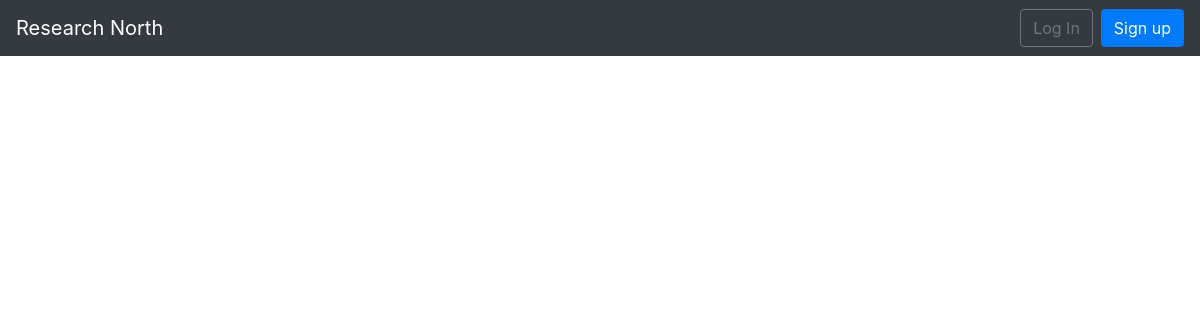
/list/, run on an earlier commit of the app's database.
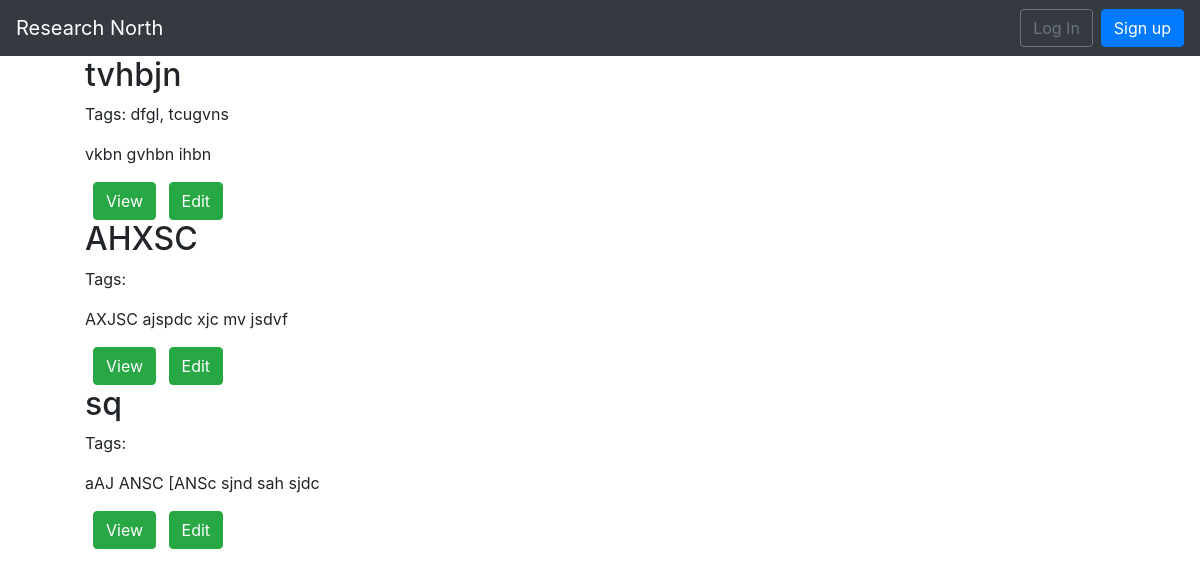
And on a later commit of the database.
### pages/models.py (models this page shows, shortened)
class CreateScribe(models.Model):
   Interest = models.CharField(max_length=50, choices=Research_Areas, default="")
   title = models.CharField(max_length=250)
   body = models.TextField()
   author = models.ForeignKey(CustomUser, on_delete=models.CASCADE)
   tags = TaggableManager()

### pages/views.py (the view)
# urls.py: path('list/', ListPageView.as_view(), name='list'),
class ListPageView(ListView):
    model = CreateScribe
    template_name = 'list.html'
    context_object_name = 'all_posts_lists'

### templates/list.html
{% extends 'base.html' %}
{% block content %}
 <ul>
 {% for page in all_posts_lists %}
   <div class="post-entry">
    <h2>{{ page.title }}</a></h2>
    <p class="tags">Tags: {{ page.tags.all|join:", "}}</p>
     <p> {{ page.body }}</p>
    </div>
    <a class="btn btn-success ml-2" href ="{% url 'about' page.pk %}" role="button">View</a> <a class="btn btn-success ml-2" href="{% url 'edit' page.pk %}">Edit </a>
 {% endfor %}
</ul>
{% endblock content %}

### templates/base.html (shortened to what this page needs)
<!DOCTYPE html>
{% load static %}
<html>
<head>
  <link rel="stylesheet" href="https://stackpath.bootstrapcdn.com/bootstrap/4.5.0/css/bootstrap.min.css">
</head>
<body>
  <nav class="navbar navbar-expand-lg navbar-dark bg-dark">
    <a class="navbar-brand" href="{% url 'home' %}">Research North</a>
    <div class="collapse navbar-collapse" id="navbarSupportedContent">
      {% if user.is_authenticated %}
        <ul class="navbar-nav ml-auto">
            <a class="nav-link dropdown-toggle" href="#" id="navbarDropdown" role="button" data-toggle="dropdown" aria-haspopup="true" aria-expanded="false">
              {{ user.username }}
            </a>
            <div class="dropdown-menu dropdown-menu-lg-right" aria-labelledby="navbarDropdown">
              <a class="dropdown-item"
              href="{% url 'password_change' %}">Change password</a>
              <div class="dropdown-divider"></div>
              <a class="dropdown-item" href="{% url 'logout' %}">
              Log Out</a>
            </div>
          </li>
        </ul>
      {% else %}
        <form class="form-inline ml-auto">
          <a href="{% url 'login' %}" class="btn btn-outline-secondary">
          Log In</a>
          <a href="{% url 'signup' %}" class="btn btn-primary ml-2">
          Sign up</a>
        </form>
      {% endif %}
    </div>
  </nav>
  <main>
    <div class="container">
      {% block content %}
      {% endblock content %}
    </div>
  </main>
</body>
</html>

What changed in the data, as far as the page shows it:
added CreateScribe: title "tvhbjn", tags.all "dfgl, tcugvns", body "vkbn gvhbn ihbn"
added CreateScribe: title "AHXSC", body "AXJSC ajspdc xjc mv jsdvf"
added CreateScribe: title "sq", body "aAJ ANSC [ANSc sjnd sah sjdc"
